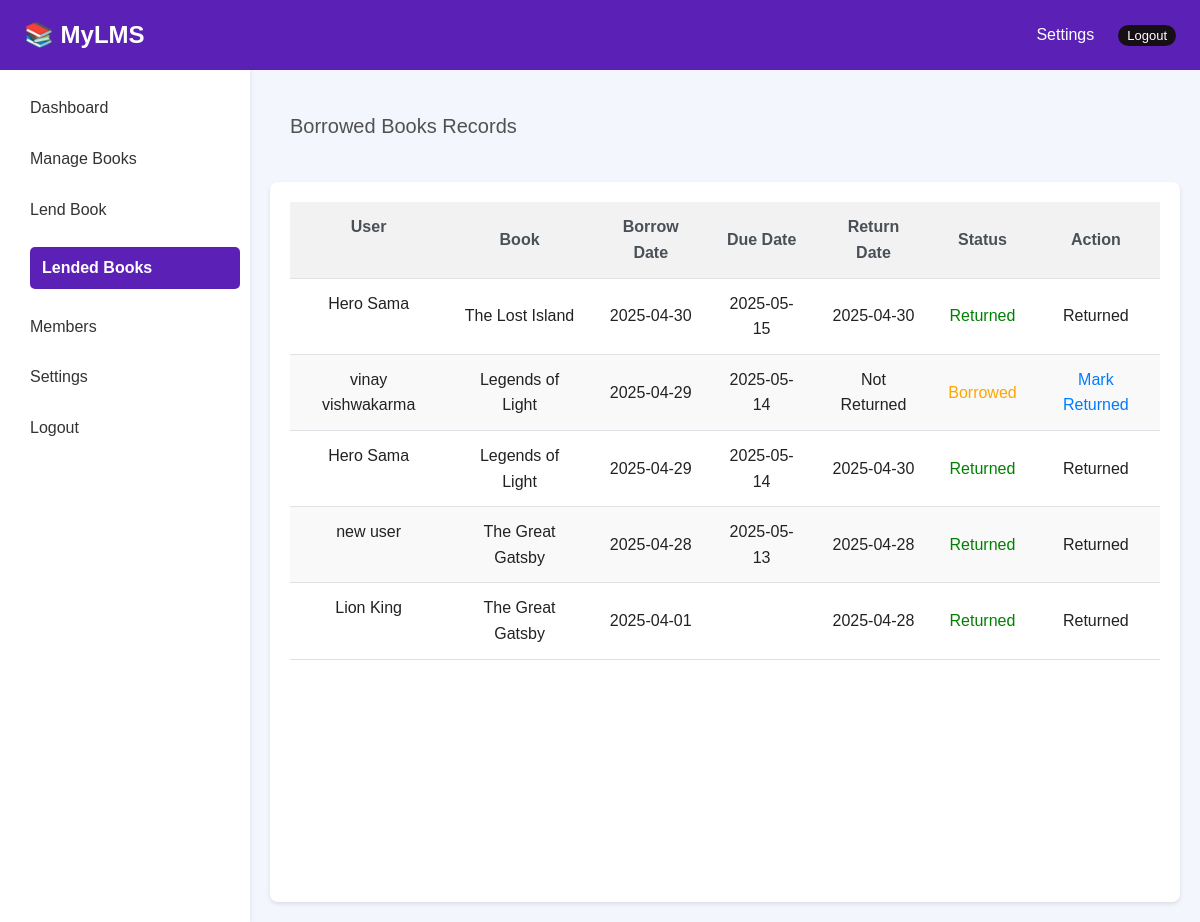
The page /admin/lended.php (signed in) on the database its author committed.
### tables this page shows
CREATE TABLE `borrow_records` (
  `id` int NOT NULL,
  `user_id` int NOT NULL,
  `book_id` int NOT NULL,
  `borrow_date` date NOT NULL,
  `due_date` date DEFAULT NULL,
  `return_date` date DEFAULT NULL,
  `status` enum('borrowed','returned','overdue') DEFAULT 'overdue'
);

CREATE TABLE `users` (
  `id` int NOT NULL,
  `user_nameId` varchar(100) DEFAULT NULL,
  `name` varchar(100) NOT NULL,
  `phone` text NOT NULL,
  `email` varchar(100) NOT NULL,
  `password` varchar(255) NOT NULL,
  `role` enum('admin','user') DEFAULT 'user',
  `profile_photo` text,
  `fine` decimal(10,2) DEFAULT '0.00',
  `created_at` timestamp NULL DEFAULT CURRENT_TIMESTAMP
);

CREATE TABLE `books` (
  `id` int NOT NULL,
  `isbn` varchar(20)  NOT NULL,
  `title` varchar(255)  NOT NULL,
  `author` varchar(100) DEFAULT NULL,
  `cover_image` varchar(225) DEFAULT NULL,
  `category` varchar(100) DEFAULT NULL,
  `language` varchar(50) DEFAULT NULL,
  `available_copies` int DEFAULT NULL,
  `copies` int NOT NULL DEFAULT '1',
  `shelf_code` varchar(50)  DEFAULT NULL,
  `status` enum('Available','Lended','Damaged') NOT NULL DEFAULT 'Available',
  `total_pages` int DEFAULT NULL,
  `features` text,
  `volume` text,
  `created_date` datetime NOT NULL DEFAULT CURRENT_TIMESTAMP,
  `publisher_name` text,
  `published_date` date DEFAULT NULL,
  `moral` text
);

### admin/lended.php (the view, shortened to what this page needs)
<?php
include('../includes/db.php');
$query = "
    SELECT br.*, u.name AS user_name, b.title AS book_title
    FROM borrow_records br
    JOIN users u ON br.user_id = u.id
    JOIN books b ON br.book_id = b.id
    ORDER BY br.borrow_date DESC
";
$result = $conn->query($query);
?>
<!DOCTYPE html>
<html lang="en">
<head>
    <link rel="stylesheet" href="../assets/css/style.css">
    <link rel="stylesheet" href="assets/css/admin.css">
    <link rel="stylesheet" href="assets/css/booksmng.css">
    <link rel="stylesheet" href="assets/css/userinfo.css">
</head>
<body>
    <?php include 'includes/header.php'; ?>
<div class="body">
    <div class="sidebar">
        <?php include 'includes/sidebar.php'; ?>
    </div>
    <main>
        <div class="header">
            <div class="breadcrumbs">
            <a href="lended.php">Borrowed Books Records</a>
            </div>
        </div>
        <div class="container">
                <table class="table">
                    <thead>
                        <tr>
                            <th>User</th>
                            <th>Book</th>
                            <th>Borrow Date</th>
                            <th>Due Date</th>
                            <th>Return Date</th>
                            <th>Status</th>
                            <th>Action</th>
                        </tr>
                    </thead>
                    <tbody>
                    <?php while ($row = $result->fetch_assoc()): ?>
                        <tr>
                            <td><?= htmlspecialchars($row['user_name']) ?></td>
                            <td><?= htmlspecialchars($row['book_title']) ?></td>
                            <td><?= $row['borrow_date'] ?></td>
                            <td><?= $row['due_date'] ?></td>
                            <td><?= $row['return_date'] ?: 'Not Returned' ?></td>
                            <td>
                                <?php
                                    if ($row['status'] == 'overdue') {
                                        echo "<span style='color:red;'>Overdue</span>";
                                    } elseif ($row['status'] == 'borrowed') {
                                        echo "<span style='color:orange;'>Borrowed</span>";
                                    } else {
                                        echo "<span style='color:green;'>Returned</span>";
                                    }
                                ?>
                            </td>
                            <td>
                                <?php if ($row['status'] == 'borrowed' || $row['status'] == 'overdue'): ?>
                                    <a href="?return_id=<?= $row['id'] ?>" onclick="return confirm('Mark as returned?');">Mark Returned</a>
                                <?php else: ?>
                                    Returned
                                <?php endif; ?>
                            </td>
                        </tr>
                    <?php endwhile; ?>
                    </tbody>
                </table>
            </div>
        </main>
    </div>
</body>
</html>

### assets/css/style.css (style rules this page uses)
:root { --primary-color: #5b21b6; --secondary-color: #5F5F5F; --text-white: #FFFFFF; --text-black: #222222; --icon-color: #526B7A; --bg-dark-blue: #0A2540; --border-color: #E3E7EA; --bg-light: #FFFFFF; --card-title: #29343d; }
* { margin: 0; padding: 0; box-sizing: border-box; }
body { font-family: Arial, sans-serif; background: var(--bg-light); color: var(--text-black); line-height: 1.6; }

### admin/assets/css/admin.css (style rules this page uses)
* { margin: 0; padding: 0; box-sizing: border-box; font-family: Arial, sans-serif; }
.body { display: flex; min-height: 100vh; background-color: #f3f6fc; }
.breadcrumbs { font-size: 20px; color: #337ab7; }
.breadcrumbs a { color: #515151; text-decoration: none; }
.sidebar { min-width: 250px; background-color: white; padding-top: 10px; box-shadow: 2px 0 5px rgba(0, 0, 0, 0.05); }

### admin/assets/css/booksmng.css (style rules this page uses)
.breadcrumbs { font-size: 20px; color: #337ab7; margin: 20px; }
.breadcrumbs a { color: #515151; text-decoration: none; }
.container { background-color: #fff; border-radius: 8px; box-shadow: 0 0 10px rgba(0, 0, 0, 0.1); padding: 20px; margin: 20px; min-height: 90vh; }
table { width: 100%; border-collapse: collapse; margin-bottom: 20px; }
.table a { color: #007bff; text-decoration: none; }
.table th, .table td { padding: 12px 15px; text-align: center; border-bottom: 1px solid #dee2e6; }
.table td { text-align: center; }
.table th { text-align: center; background-color: #f2f2f2; font-weight: bold; color: #495057; cursor: pointer; }
.table tr:nth-child(even) { background-color: #f9f9f9; }
.table th, .table td { vertical-align: middle; }
.table th:first-child, .table td:first-child { vertical-align: top; }

### admin/assets/css/userinfo.css (style rules this page uses)
main { flex: 1; }
.header { display: flex; justify-content: space-between; align-items: center; margin: 20px; }
.breadcrumbs { font-size: 20px; color: #337ab7; }
.breadcrumbs a { color: #515151; text-decoration: none; }
.container { background-color: #fff; border-radius: 8px; box-shadow: 0 2px 4px rgba(0, 0, 0, 0.1); display: flex; justify-content: space-between; align-items: center; flex-direction: column; margin: 20px; }

### rows shown on the page
borrow_records: user.name "Hero Sama", book.title "The Lost Island", borrow_date "2025-04-30", due_date "2025-05-15", return_date "2025-04-30", status "Returned"
borrow_records: user.name "vinay vishwakarma", book.title "Legends of Light", borrow_date "2025-04-29", due_date "2025-05-14", return_date "Not Returned", status "Borrowed"
borrow_records: user.name "Hero Sama", book.title "Legends of Light", borrow_date "2025-04-29", due_date "2025-05-14", return_date "2025-04-30", status "Returned"
borrow_records: user.name "new user", book.title "The Great Gatsby", borrow_date "2025-04-28", due_date "2025-05-13", return_date "2025-04-28", status "Returned"
borrow_records: user.name "Lion King", book.title "The Great Gatsby", borrow_date "2025-04-01", return_date "2025-04-28", status "Returned"
